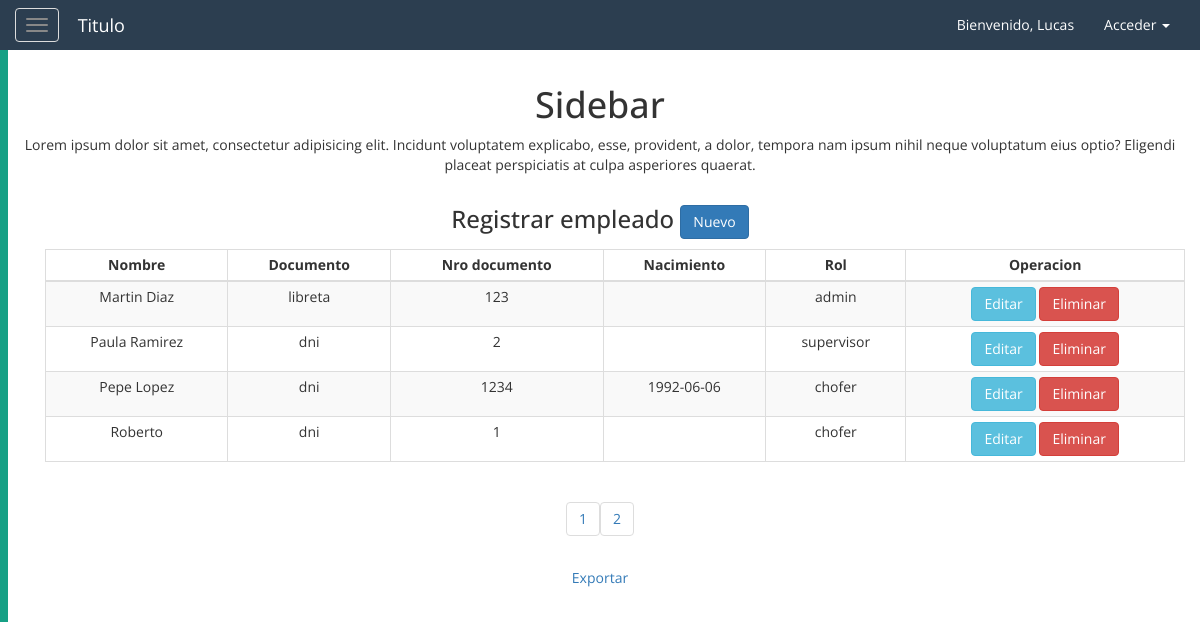
Page /php/usuarios.php?pagina=2 (signed in) on the committed database.
### tables this page shows
CREATE TABLE `usuario` (
  `idUsuario` int NOT NULL AUTO_INCREMENT,
  `nombre` varchar(45) DEFAULT NULL,
  `rol` enum('chofer','admin','supervisor','mecanico') NOT NULL DEFAULT 'chofer',
  `password` varchar(50) NOT NULL,
  `num_doc` int(11) NOT NULL,
  `tipo_doc` varchar(45) NOT NULL,
  `fecha_nacimiento` date DEFAULT NULL,
  primary key(idUsuario)
);

### php/conexion/control.php (called while the page is built, shortened)
<?php
    class controlDB{
        function __construct(){
            try{
            $host="localhost";
            $db_name="logistica";
            $user="root";
            $pass="";
            $this->con=mysqli_connect($host,$user,$pass) or die("Error en la conexion");
            mysqli_select_db($this->con,$db_name) or die("no se encontro bbdd");
            }catch(Exception $ex){
                throw $ex;
            }
        }
        function consultar($sql){
        $link=$this->con;
        $stmt = mysqli_prepare($link, $sql);
         mysqli_stmt_execute($stmt);
            $result = $stmt->get_result();
        $data=null;
        while($fila=$result->fetch_assoc()){
            $data[]=$fila;
        }
        return $data;
        }
    }
?>

### php/usuarios/mostar.php (the view, shortened to what this page needs)
<?php
    require_once '/conexion/control.php';
        $obj = new controlDB();
    $tamagno_paginas=5;
    if(isset($_GET['pagina'])){
    if($_GET['pagina']==1){
            header("Location:usuarios.php");
        }else{
            $pag=$_GET['pagina'];
        }
    }else{
        $pag=1;
    }
    $empezar_desde=($pag-1)*$tamagno_paginas;
    $datos=$obj->consultar("select * from usuario  order by nombre LIMIT $empezar_desde,$tamagno_paginas");
    $num_filas=count($obj->consultar("select * from usuario"));
    $total_paginas=ceil($num_filas/$tamagno_paginas);
?>
<div class="continer">
    <div class="row">
        <div class="col">
        <h1>Sidebar</h1>
        <p>Lorem ipsum dolor sit amet, consectetur adipisicing elit. Incidunt voluptatem explicabo, esse, provident, a dolor, tempora nam ipsum nihil neque voluptatum eius optio? Eligendi placeat perspiciatis at culpa asperiores quaerat.
        </p>
        </div>
    </div>
    <div class="row">
        <div class="col">
            <h3>Registrar empleado <a href="../php/usuarios_agregar.php" class="btn btn-primary">Nuevo</a></h3>
        </div>
    </div>
</div>
<div class="container">
    <div class="row">
        <div class="col-lg-12 col-md-12 col-sm-12 col-xs-12">
            <div class="table-responsive">
            <table class="table table-striped table-bordered table-condensed table-hover">
				<thead>
					<th  class="text-center">Nombre</th>
					<th  class="text-center">Documento</th>
					<th  class="text-center">Nro documento</th>
					<th  class="text-center">Nacimiento</th>
					<th  class="text-center">Rol</th>
					<th  class="text-center">Operacion</th>
				</thead>
                <?php foreach($datos as $td){ ?>
				<tr>
					<td><?php echo $td['nombre'];?></td>
					<td><?php echo $td['tipo_doc'];?></td>
					<td><?php echo $td['num_doc'];?></td>
					<td><?php echo $td['fecha_nacimiento'];?></td>
					<td><?php echo $td['rol'];?></td>
					<td class="text-center">
						<a href="usuarios_editar.php?id=<?php echo $td["idUsuario"]?>">
                            <button class="btn btn-info">Editar</button>
                        </a>
                         <a href="usuarios/registrar.php?id=<?php echo $td["idUsuario"]?>&funcion=eliminar" class="btn btn-danger">Eliminar</button></a>
					</td>
				</tr>
			    <?php } ?>
			</table>
            </div>
        </div>
    </div>
</div>
<div class="row">
    <div class="col">
        <?php
        for($i=1; $i <= $total_paginas; $i++){
        echo "<ul class='pagination'>
               <li><a href='?pagina=" . $i . "'>" . $i . "</a></li>
              </ul>";}
        ?>
    </div>
</div>
<div class="row">
    <a href="pdf/exportarUsuario.php" class="btn btn-link" target="_blank" >Exportar</a>
</div>

### css/estilos.css (style rules this page uses)
* { font-family: 'Open Sans', sans-serif; }

### rows in the picture
usuario: nombre "Martin Diaz", tipo_doc "libreta", num_doc "123", rol "admin"
usuario: nombre "Paula Ramirez", tipo_doc "dni", num_doc "2", rol "supervisor"
usuario: nombre "Pepe Lopez", tipo_doc "dni", num_doc "1234", fecha_nacimiento "1992-06-06", rol "chofer"
usuario: nombre "Roberto", tipo_doc "dni", num_doc "1", rol "chofer"

### other values in the picture
$_SESSION['usuario'] "Lucas"
